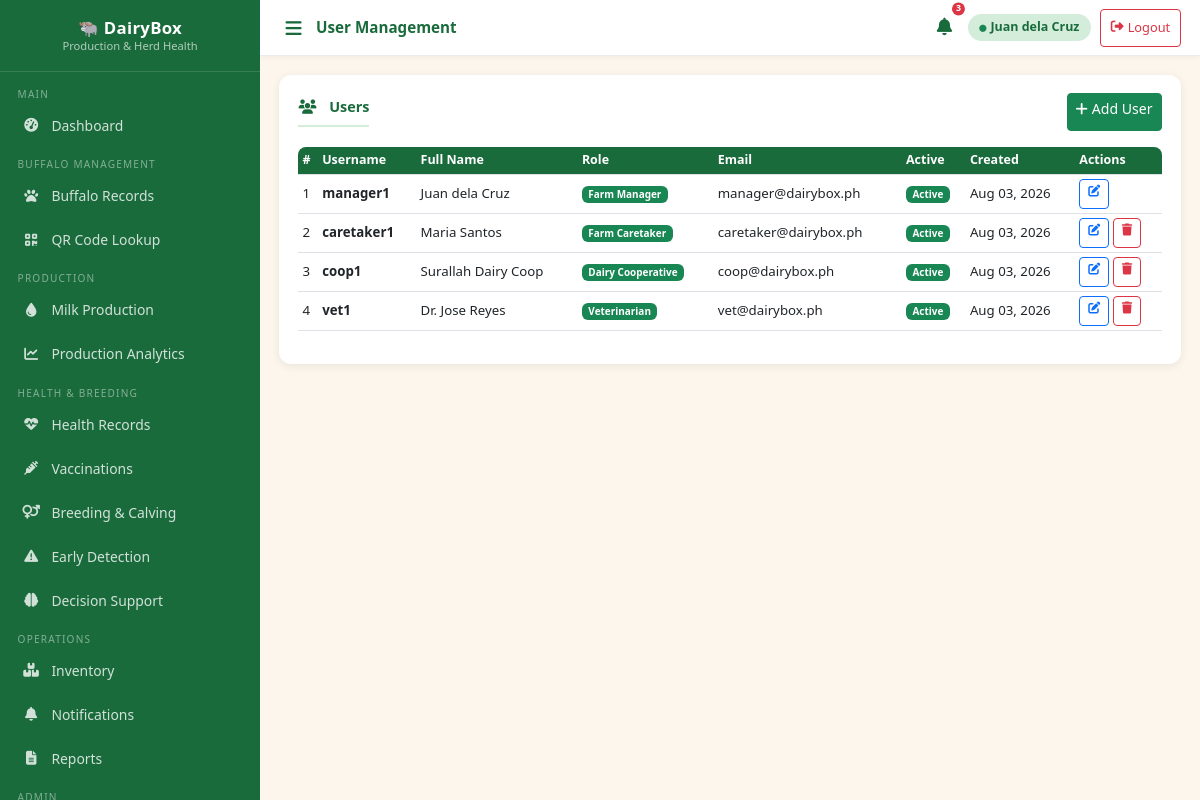
Page /modules/users.php (signed in) on the committed database.
### tables this page shows
CREATE TABLE IF NOT EXISTS users (
    id          INT AUTO_INCREMENT PRIMARY KEY,
    username    VARCHAR(60)  NOT NULL UNIQUE,
    password    VARCHAR(255) NOT NULL,
    full_name   VARCHAR(120) NOT NULL,
    role        ENUM('farm_manager','farm_caretaker','dairy_cooperative','veterinarian') NOT NULL,
    email       VARCHAR(120),
    phone       VARCHAR(30),
    is_active   TINYINT(1) DEFAULT 1,
    created_at  TIMESTAMP DEFAULT CURRENT_TIMESTAMP
);

### config/session.php (called while the page is built, shortened)
<?php
if (!function_exists('requireLogin')) {
    function currentUser(): array {
        return $_SESSION['user'] ?? [];
    }
}

### modules/users.php (the view, shortened to what this page needs)
<?php
require_once '../config/session.php';
$root      = '../';
$pageTitle = 'User Management';
$db        = getDB();
$action    = $_GET['action'] ?? 'list';
$editing = null;
$users = $db->query("SELECT * FROM users ORDER BY role, full_name")->fetchAll();
include '../includes/header.php';
?>
<?php if ($action === 'add' || $action === 'edit'): ?>
<div class="card-section">
    <div class="section-title"><i class="fa fa-user-plus me-2"></i><?= $editing ? 'Edit User' : 'Add User' ?></div>
    <form method="POST">
        <input type="hidden" name="id" value="<?= $editing['id'] ?? 0 ?>">
        <div class="row g-3">
            <div class="col-md-4">
                <label class="form-label fw-semibold">Username *</label>
                <input type="text" name="username" class="form-control" value="<?= htmlspecialchars($editing['username'] ?? '') ?>" required>
            </div>
            <div class="col-md-4">
                <label class="form-label fw-semibold">Full Name *</label>
                <input type="text" name="full_name" class="form-control" value="<?= htmlspecialchars($editing['full_name'] ?? '') ?>" required>
            </div>
            <div class="col-md-4">
                <label class="form-label fw-semibold">Role *</label>
                <select name="role" class="form-select" required>
                    <?php foreach (['farm_manager'=>'Farm Manager','farm_caretaker'=>'Farm Caretaker','dairy_cooperative'=>'Dairy Cooperative','veterinarian'=>'Veterinarian'] as $val=>$lbl): ?>
                    <option value="<?= $val ?>" <?= ($editing['role']??'')===$val?'selected':'' ?>><?= $lbl ?></option>
                    <?php endforeach; ?>
                </select>
            </div>
            <div class="col-md-4">
                <label class="form-label fw-semibold">Password <?= $editing ? '(leave blank to keep)' : '*' ?></label>
                <input type="password" name="password" class="form-control" <?= !$editing ? 'required' : '' ?>>
            </div>
            <div class="col-md-4">
                <label class="form-label fw-semibold">Email</label>
                <input type="email" name="email" class="form-control" value="<?= htmlspecialchars($editing['email'] ?? '') ?>">
            </div>
            <div class="col-md-3">
                <label class="form-label fw-semibold">Phone</label>
                <input type="text" name="phone" class="form-control" value="<?= htmlspecialchars($editing['phone'] ?? '') ?>">
            </div>
            <div class="col-md-1 d-flex align-items-end">
                <div class="form-check">
                    <input class="form-check-input" type="checkbox" name="is_active" id="is_active" <?= ($editing['is_active']??1)?'checked':'' ?>>
                    <label class="form-check-label" for="is_active">Active</label>
                </div>
            </div>
        </div>
        <div class="mt-3 d-flex gap-2">
            <button type="submit" class="btn btn-success"><i class="fa fa-save me-1"></i><?= $editing ? 'Update' : 'Create User' ?></button>
            <a href="users.php" class="btn btn-outline-secondary">Cancel</a>
        </div>
    </form>
</div>
<?php else: ?>
<div class="card-section">
    <div class="d-flex justify-content-between align-items-center mb-3">
        <div class="section-title mb-0"><i class="fa fa-users me-2"></i>Users</div>
        <a href="?action=add" class="btn btn-success btn-sm"><i class="fa fa-plus me-1"></i>Add User</a>
    </div>
    <div class="table-responsive">
    <table class="table table-sm table-hover">
        <thead><tr><th>#</th><th>Username</th><th>Full Name</th><th>Role</th><th>Email</th><th>Active</th><th>Created</th><th>Actions</th></tr></thead>
        <tbody>
        <?php
        $roleLabels = ['farm_manager'=>'Farm Manager','farm_caretaker'=>'Farm Caretaker','dairy_cooperative'=>'Dairy Cooperative','veterinarian'=>'Veterinarian'];
        foreach ($users as $i => $u): ?>
        <tr>
            <td><?= $i+1 ?></td>
            <td><strong><?= htmlspecialchars($u['username']) ?></strong></td>
            <td><?= htmlspecialchars($u['full_name']) ?></td>
            <td><span class="badge bg-success"><?= $roleLabels[$u['role']] ?? $u['role'] ?></span></td>
            <td><?= htmlspecialchars($u['email']??'-') ?></td>
            <td><?= $u['is_active'] ? '<span class="badge bg-success">Active</span>' : '<span class="badge bg-danger">Inactive</span>' ?></td>
            <td><?= date('M d, Y', strtotime($u['created_at'])) ?></td>
            <td>
                <a href="?action=edit&id=<?= $u['id'] ?>" class="btn btn-xs btn-outline-primary" style="padding:.2rem .5rem;font-size:.75rem"><i class="fa fa-edit"></i></a>
                <?php if ($u['id'] !== $user['id']): ?>
                <a href="?delete=<?= $u['id'] ?>" class="btn btn-xs btn-outline-danger" style="padding:.2rem .5rem;font-size:.75rem" onclick="return confirm('Delete user?')"><i class="fa fa-trash"></i></a>
                <?php endif; ?>
            </td>
        </tr>
        <?php endforeach; ?>
        </tbody>
    </table>
    </div>
</div>
<?php endif; ?>
<?php include '../includes/footer.php'; ?>

### includes/header.php (shortened to what this page needs)
<?php
$user = currentUser();
?>
<!DOCTYPE html>
<html lang="en">
<head>
    <link rel="stylesheet" href="https://cdn.jsdelivr.net/npm/bootstrap@5.3.0/dist/css/bootstrap.min.css">
    <link rel="stylesheet" href="<?= $root ?>assets/css/style.css?v=<?= date('YmdHis') ?>">
    <link rel="stylesheet" href="https://cdnjs.cloudflare.com/ajax/libs/font-awesome/6.5.0/css/all.min.css">
</head>
<body class="app-body">
<aside class="sidebar" id="sidebar">
    <div class="sidebar-brand">
        <h5>🐃 DairyBox</h5>
        <p>Production & Herd Health</p>
    </div>
    <nav>
    </nav>
</aside>
<header class="topbar">
    <div class="d-flex align-items-center gap-2">
        <button class="btn btn-sm btn-outline-secondary"
                id="sidebarToggle"
                onclick="toggleSidebar()"
                aria-label="Menu"
                style="border:none;background:none;padding:.3rem .4rem;font-size:1.15rem;color:var(--green-dark)">
            <i class="fa fa-bars"></i>
        </button>
        <span class="page-title"><?= htmlspecialchars($pageTitle ?? 'Dashboard') ?></span>
    </div>
    <div class="topbar-right">
        <?php
        $db2 = getDB();
        $nc2 = $db2->prepare("SELECT COUNT(*) FROM notifications WHERE is_read=0 AND (target_role=? OR target_role IS NULL)");
        $nc2->execute([$user['role']]);
        $nc2 = $nc2->fetchColumn();
        ?>
        <a href="<?= $root ?>modules/notifications.php"
           class="btn btn-sm position-relative"
           style="border:none;background:none;padding:.3rem .4rem;font-size:1.1rem;color:var(--green-dark)">
            <i class="fa fa-bell"></i>
            <?php if ($nc2 > 0): ?>
            <span class="position-absolute top-0 start-100 translate-middle badge rounded-pill bg-danger"
                  style="font-size:.55rem;padding:.25em .4em"><?= $nc2 ?></span>
            <?php endif; ?>
        </a>
        <span class="user-badge d-none d-md-inline">
            <i class="fa fa-circle text-success me-1" style="font-size:.45rem"></i><?= htmlspecialchars($user['full_name']) ?>
        </span>
        <a href="<?= $root ?>auth/logout.php"
           class="btn btn-sm btn-outline-danger d-none d-md-inline-flex align-items-center gap-1"
           style="font-size:.8rem;padding:.25rem .6rem">
            <i class="fa fa-sign-out-alt"></i>
            <span class="d-none d-lg-inline">Logout</span>
        </a>
    </div>
</header>
<main class="main-content">
<div class="content-body">

### assets/css/style.css (style rules this page uses)
:root { --green-dark: #1a6b3c; --green-main: #28a745; --green-light: #d4edda; --cream: #fdf6ec; --sidebar-w: 260px; --topbar-h: 56px; --bottom-nav-h: 60px; --radius: 12px; --shadow: 0 2px 10px rgba(0,0,0,.08); }
*, *::before, *::after { box-sizing: border-box; }
body { margin: 0; padding: 0; font-family: 'Segoe UI', system-ui, -apple-system, sans-serif; font-size: 15px; -webkit-tap-highlight-color: transparent; }
body.app-body { background: var(--cream); overflow-x: hidden; }
.sidebar { position: fixed; top: 0; left: 0; width: var(--sidebar-w); height: 100vh; background: var(--green-dark); color: #fff; display: flex; flex-direction: column; overflow-y: auto; overflow-x: hidden; z-index: 1040; transition: transform .28s cubic-bezier(.4,0,.2,1); will-change: transform; }
.sidebar-brand { padding: 1.1rem 1rem 1rem; border-bottom: 1px solid rgba(255,255,255,.12); text-align: center; flex-shrink: 0; }
.sidebar-brand h5 { margin: 0; font-weight: 700; font-size: 1.05rem; letter-spacing: .3px; }
.sidebar-brand p { margin: 0; font-size: .7rem; opacity: .65; }
.sidebar nav { flex: 1; padding: .4rem 0; }
.topbar { position: fixed; top: 0; left: var(--sidebar-w); right: 0; height: var(--topbar-h); background: #fff; border-bottom: 1px solid #e8ecef; display: flex; align-items: center; justify-content: space-between; padding: 0 1.2rem; z-index: 1030; box-shadow: 0 1px 6px rgba(0,0,0,.06); gap: .5rem; }
.topbar .page-title { font-weight: 600; font-size: .95rem; color: var(--green-dark); white-space: nowrap; overflow: hidden; text-overflow: ellipsis; max-width: 180px; }
.topbar-right { display: flex; align-items: center; gap: .6rem; flex-shrink: 0; }
.topbar .user-badge { background: var(--green-light); color: var(--green-dark); padding: .28rem .7rem; border-radius: 20px; font-size: .78rem; font-weight: 600; white-space: nowrap; max-width: 130px; overflow: hidden; text-overflow: ellipsis; }
.main-content { margin-left: var(--sidebar-w); padding-top: var(--topbar-h); min-height: 100vh; }
.content-body { padding: 1.2rem; animation: fadeIn .22s ease; }
.card-section { background: #fff; border-radius: var(--radius); padding: 1.1rem 1.2rem; box-shadow: var(--shadow); margin-bottom: 1.2rem; }
.card-section .section-title { font-weight: 700; font-size: .9rem; color: var(--green-dark); border-bottom: 2px solid var(--green-light); padding-bottom: .45rem; margin-bottom: .9rem; display: flex; align-items: center; justify-content: space-between; flex-wrap: wrap; gap: .3rem; }
.table th { background: var(--green-dark); color: #fff; font-size: .78rem; font-weight: 600; white-space: nowrap; }
.table td { font-size: .83rem; vertical-align: middle; }
.table-responsive { border-radius: 8px; overflow: auto; -webkit-overflow-scrolling: touch; }
.btn { min-height: 38px; font-size: .88rem; }
.btn-xs { padding: .25rem .5rem; font-size: .74rem; line-height: 1.4; border-radius: .25rem; min-height: 30px; }

### rows in the picture
users: full_name "Juan dela Cruz", username "manager1", role "Farm Manager", email "manager@dairybox.ph", is_active "Active", created_at "Aug 03, 2026"
users: username "caretaker1", full_name "Maria Santos", role "Farm Caretaker", email "caretaker@dairybox.ph", is_active "Active", created_at "Aug 03, 2026"
users: username "coop1", full_name "Surallah Dairy Coop", role "Dairy Cooperative", email "coop@dairybox.ph", is_active "Active", created_at "Aug 03, 2026"
users: username "vet1", full_name "Dr. Jose Reyes", role "Veterinarian", email "vet@dairybox.ph", is_active "Active", created_at "Aug 03, 2026"

### other values in the picture
$pageTitle "User Management"
$nc2 "3"
